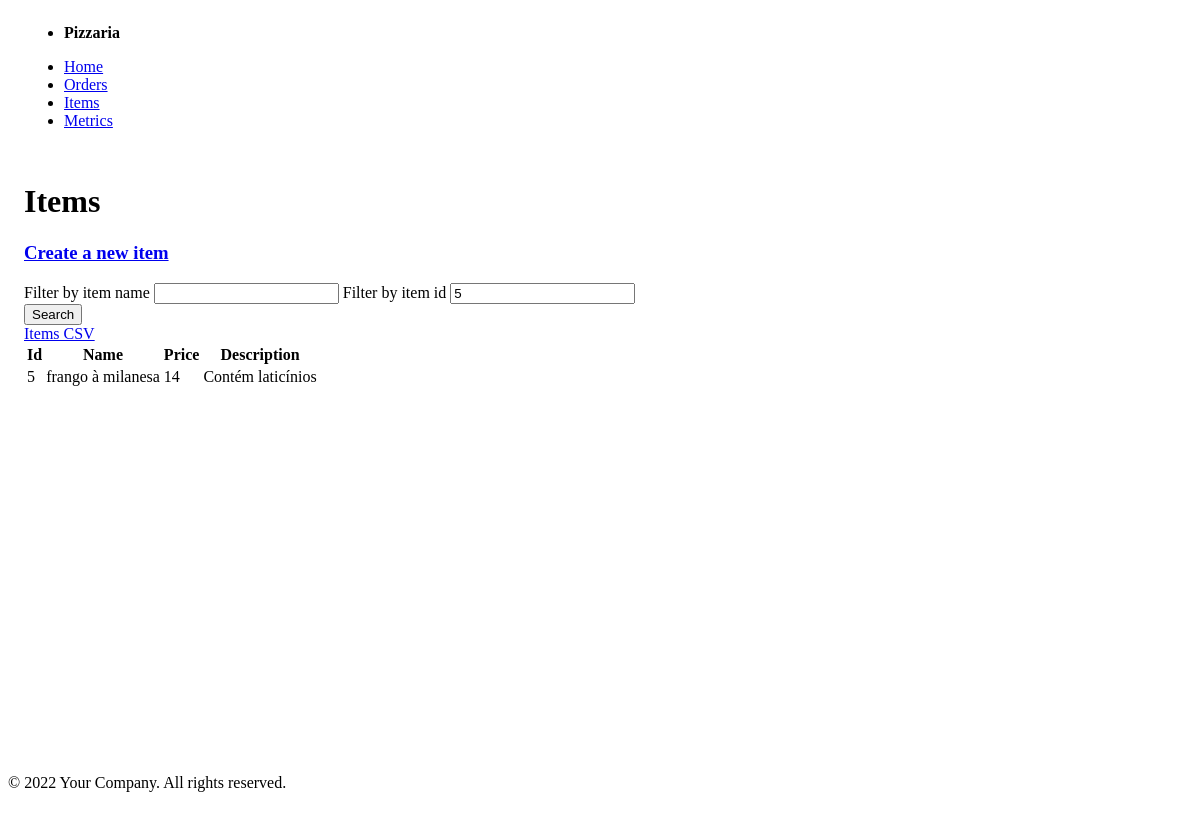
The page /public/item/index.php?id=5 on the database its author committed.
### tables this page shows
CREATE TABLE items (
  id INTEGER PRIMARY KEY,
  `name` TEXT NOT NULL,
  price INTEGER NOT NULL,
  `description` TEXT NOT NULL
);

### model/item.php (called while the page is built, shortened)
<?php
class Item {
  function __construct(?int $id, string $name, int $price, string $description) {
    $this->id = $id;
    $this->name = $name;
    $this->price = $price;
    $this->description = $description;
  }
  public static function find($id) {
    $db = DB::getInstance();
    $req = $db->prepare('SELECT id, name, price, description FROM items WHERE id = :id');
    $req->execute(['id' => $id]);
    $item = $req->fetch();
    return $item == null ? null : new Item($item['id'], $item['name'], $item['price'], $item['description']);
  }
}

### public/components/item_table.php (the view)
<?php
require_once __DIR__ . '/../../model/item.php';
if (!isset($_GET['id']) || !$_GET['id']) {
  $itemName = isset($_GET['name']) && $_GET["name"] ? $_GET['name'] : null;
  $items = Item::all($itemName);
} else {
  $item = Item::find($_GET['id']);
  $items = $item ? [$item] : [];
}
?>
<table role="grid">
  <thead>
    <tr>
      <th>Id</th>
      <th>Name</th>
      <th>Price</th>
      <th>Description</th>
    </tr>
  </thead>
  <tbody>
    <?php foreach ($items as $item): ?>
      <tr>
        <td><?= $item->id ?></td>
        <td><?= $item->name ?></td>
        <td><?= $item->price ?></td>
        <td><?= $item->description ?></td>
      </tr>
    <?php endforeach ?>
  </tbody>
</table>

### rows shown on the page
items: id "5", name "frango à milanesa", price "14", description "Contém laticínios"
